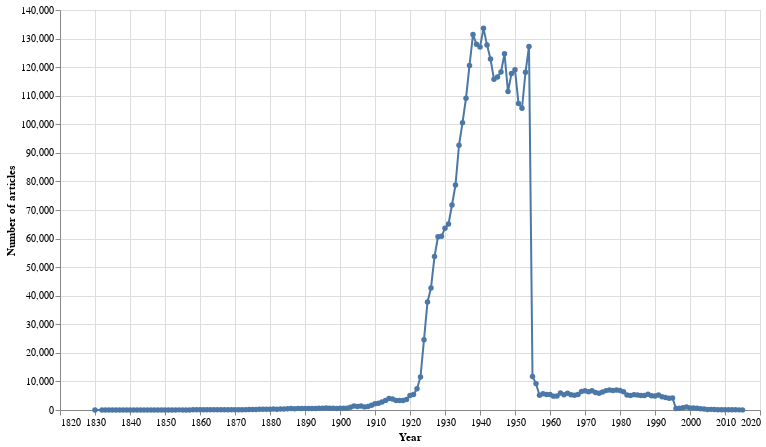

Write notebook code for a chart like this one.
### Markdown cell above
Now let's display the data as a chart using [Altair](https://altair-viz.github.io/index.html).

### Code cell
alt.Chart(df).mark_line(point=True).encode(
        # Years on the X axis
        x=alt.X('year:Q', axis=alt.Axis(format='c', title='Year')),
    
        # Number of articles on the Y axis
        y=alt.Y('total_results:Q', axis=alt.Axis(format=',d', title='Number of articles')),
    
        # Display details when you hover over a point
        tooltip=[alt.Tooltip('year:Q', title='Year'), alt.Tooltip('total_results:Q', title='Articles', format=',')]
    ).properties(width=700, height=400)

### Figure 1 — Vega-Lite specification as saved in the notebook (floating-point values rounded to 4 significant figures; data arrays with more than 128 entries replaced by an {"elided": "..."} marker saying what was removed)
{"config": {"view": {"continuousWidth": 400, "continuousHeight": 300}}, "data": {"name": "data-8027965fac8c8d410856dae221c2047d"}, "mark": {"type": "line", "point": true}, "encoding": {"tooltip": [{"type": "quantitative", "field": "year", "title": "Year"}, {"type": "quantitative", "field": "total_results", "format": ",", "title": "Articles"}], "x": {"type": "quantitative", "axis": {"format": "c", "title": "Year"}, "field": "year"}, "y": {"type": "quantitative", "axis": {"format": ",d", "title": "Number of articles"}, "field": "total_results"}}, "height": 400, "width": 700, "$schema": "https://vega.github.io/schema/vega-lite/v4.8.1.json", "datasets": {"data-8027965fac8c8d410856dae221c2047d": {"elided": "185 records"}}}
